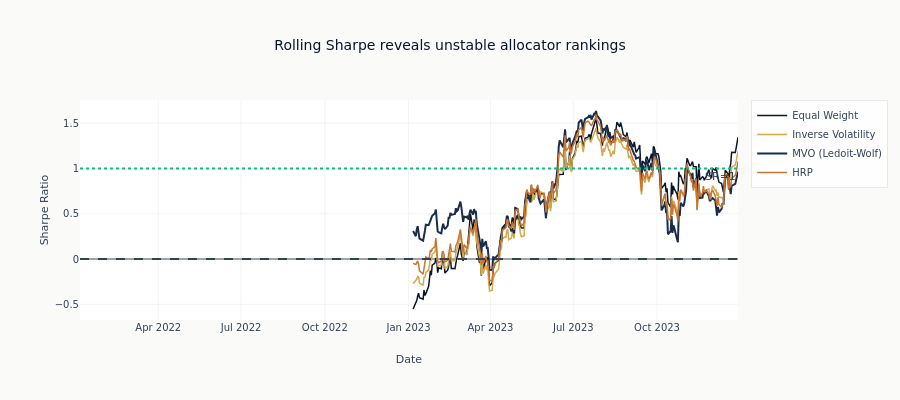

Notebook cell for this chart:
### Markdown cell above
## 10. Rolling Sharpe Ratio

### Code cell
fig = go.Figure()

for name, result in results.items():
    rolling = portfolio_analyses[name].compute_rolling_metrics(
        windows=[252],
        metrics=["sharpe"],
    )
    rs_raw = np.asarray(rolling.sharpe[252].to_list(), dtype=float)
    rs = np.concatenate(([np.nan], rs_raw[:-1])) if rs_raw.size else rs_raw
    fig.add_trace(
        go.Scatter(
            x=result["dates"],
            y=rs,
            mode="lines",
            name=name,
            line=dict(color=colors[name], width=2 if name == selected_method else 1.5),
        )
    )

fig.add_hline(y=0, line_dash="dash", line_color=COLORS["neutral"])
fig.add_hline(
    y=1,
    line_dash="dot",
    line_color=COLORS["positive"],
    annotation_text="SR=1",
    annotation_position="bottom right",
)

fig.update_layout(
    title="Rolling Sharpe reveals unstable allocator rankings",
    xaxis_title="Date",
    yaxis_title="Sharpe Ratio",
    height=400,
)
fig.show()

### Figure 1 — Plotly figure (JSON) as saved in the notebook; plotly's stock layout.template omitted (floating-point values rounded to 4 significant figures; data arrays with more than 128 entries replaced by an {"elided": "..."} marker saying what was removed)
{"data": [{"line": {"color": "#0a1628", "width": 1.5}, "mode": "lines", "name": "Equal Weight", "type": "scatter", "x": {"elided": "499 str values"}, "y": {"elided": "499 float values"}}, {"line": {"color": "#D4A84B", "width": 1.5}, "mode": "lines", "name": "Inverse Volatility", "type": "scatter", "x": {"elided": "499 str values"}, "y": {"elided": "499 float values"}}, {"line": {"color": "#1a2d4a", "width": 2}, "mode": "lines", "name": "MVO (Ledoit-Wolf)", "type": "scatter", "x": {"elided": "499 str values"}, "y": {"elided": "499 float values"}}, {"line": {"color": "#C87533", "width": 1.5}, "mode": "lines", "name": "HRP", "type": "scatter", "x": {"elided": "499 str values"}, "y": {"elided": "499 float values"}}], "layout": {"annotations": [{"showarrow": false, "text": "SR=1", "x": 1, "xanchor": "right", "xref": "x domain", "y": 1, "yanchor": "top", "yref": "y"}], "height": 400, "shapes": [{"line": {"color": "#334155", "dash": "dash"}, "type": "line", "x0": 0, "x1": 1, "xref": "x domain", "y0": 0, "y1": 0, "yref": "y"}, {"line": {"color": "#10b981", "dash": "dot"}, "type": "line", "x0": 0, "x1": 1, "xref": "x domain", "y0": 1, "y1": 1, "yref": "y"}], "title": {"text": "Rolling Sharpe reveals unstable allocator rankings"}, "xaxis": {"title": {"text": "Date"}}, "yaxis": {"title": {"text": "Sharpe Ratio"}}}}
